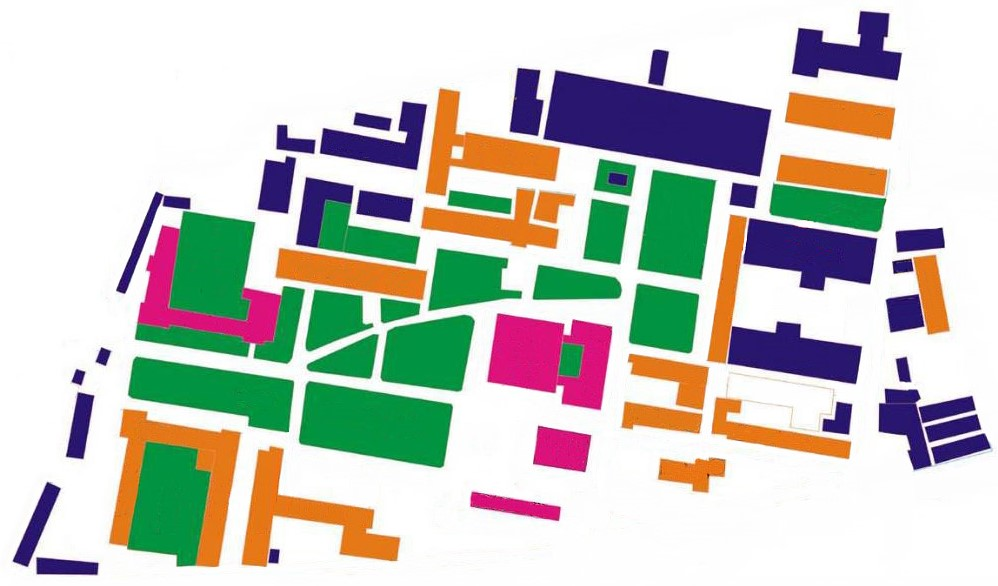
//> input picture ParameterSet/input/hcmut_campus.jpg, 998 x 586 px
$ ./main   (built with g++ and OpenCV 4)
//> lines starting //> are read from the running program, lines starting //| are printed output that depends on the picture; after the words box and inside, x2 and y2 are one past the last pixel; in counts of white or black regions, pixels touching at a corner belong together
#include <opencv2/core.hpp>
#include <opencv2/highgui.hpp>
#include <opencv2/imgcodecs.hpp>
#include <opencv2/opencv.hpp>
#include <iostream>
#include <vector>

#include "NoGPS.h"

std::vector<cv::Point2f> obtainCorners(cv::Mat dst);
void mouseCallback(int event, int x, int y, int flags, void* userData);

std::vector<Point2D> myMap{};
Point2D lostPoint{};

constexpr auto WINDOW = "Localization";

int main() {
	auto img = cv::imread("input/hcmut_campus.jpg");
//> img is the input picture: 586 rows x 998 cols, CV_8UC3; mean B, G, R 192.5, 199.4, 197.7

	cv::Mat gray;
	cvtColor(img, gray, cv::COLOR_BGR2GRAY);
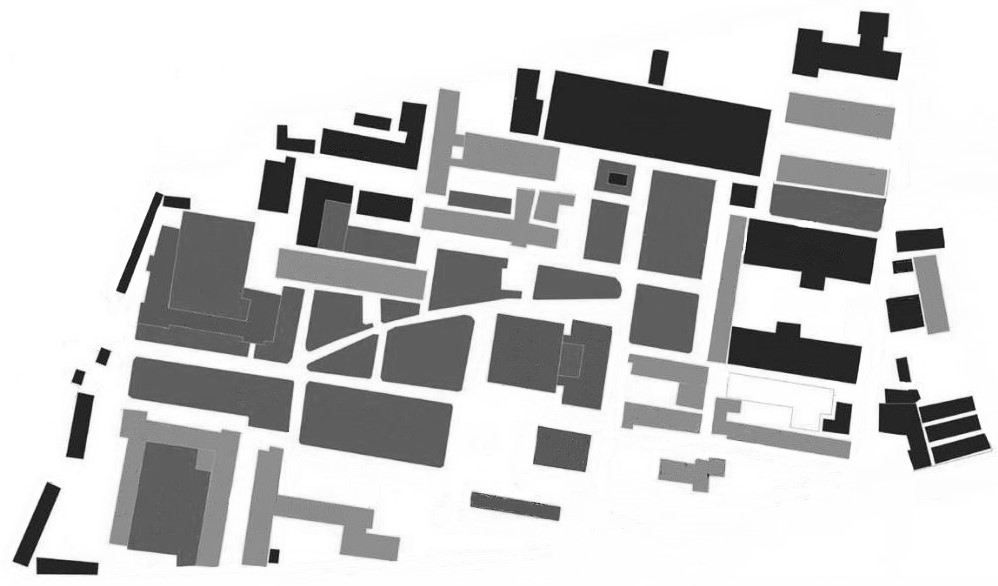
//> gray: 586 rows x 998 cols, CV_8UC1; min 7, max 255, mean 198.1
	gray.convertTo(gray, CV_32FC1);
//> gray: 586 rows x 998 cols, CV_32FC1

	cv::Mat dst = cv::Mat::zeros(gray.size(), CV_32FC1);
	cornerHarris(gray, dst, 2, 3, 0.04);
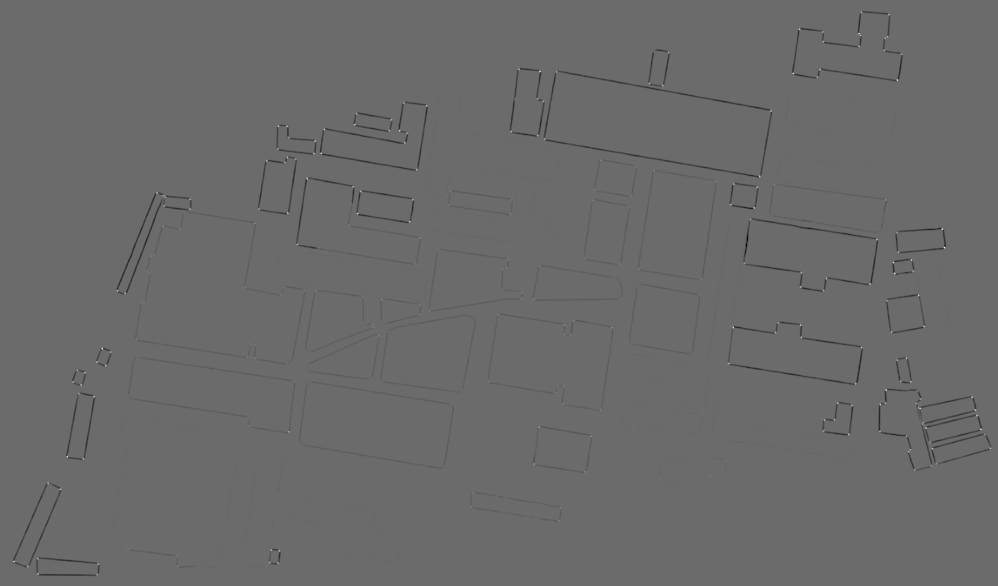
//> dst: 586 rows x 998 cols, CV_32FC1; min -87865968, max 119723712, mean -609022.1; drawn with min black and max white
	//result is dilated for marking the corners, not important
	dilate(dst, dst, cv::Mat(), cv::Point(-1, -1));
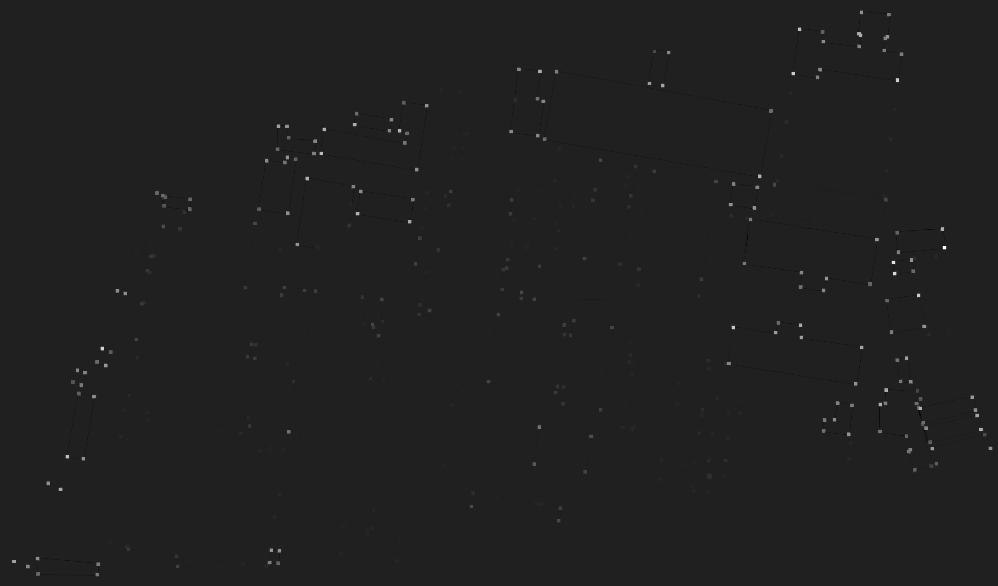
//> dst: 586 rows x 998 cols, CV_32FC1; min -17412906, max 119723712, mean 190913.3; drawn with min black and max white

    // Initialize my map
    const auto corners = obtainCorners(dst);
	for (const auto& corner : corners) {
        myMap.emplace_back(corner.x, corner.y);
    }


    // Threshold for an optimal value, it may vary depending on the image.
    for (int i = 0; i < dst.rows; i++) {
        for (int j = 0; j < dst.cols; j++) {
            if (dst.at<float>(i, j) > 0.01f * dst.at<float>(0, 0)) {
                img.at<cv::Vec3b>(i, j)[0] = 0;
                img.at<cv::Vec3b>(i, j)[1] = 0;
                img.at<cv::Vec3b>(i, j)[2] = 255;
            }
        }
    }


    std::cout << "==================== NO GPS LOCALIZATION ====================== \n";
    cv::namedWindow(WINDOW);
    setMouseCallback(WINDOW, mouseCallback, &img);
    imshow(WINDOW, img);
    cv::waitKey(0);
    cv::destroyAllWindows();

    return 0;
}


std::vector<cv::Point2f> obtainCorners(cv::Mat dst) {
    double minVal, maxVal;
    minMaxLoc(dst, &minVal, &maxVal);
//> minVal = -17412906; maxVal = 119723712

    const auto thresh = 0.01 * maxVal;
//> thresh = 1197237.1
    threshold(dst, dst, thresh, 255, 0);
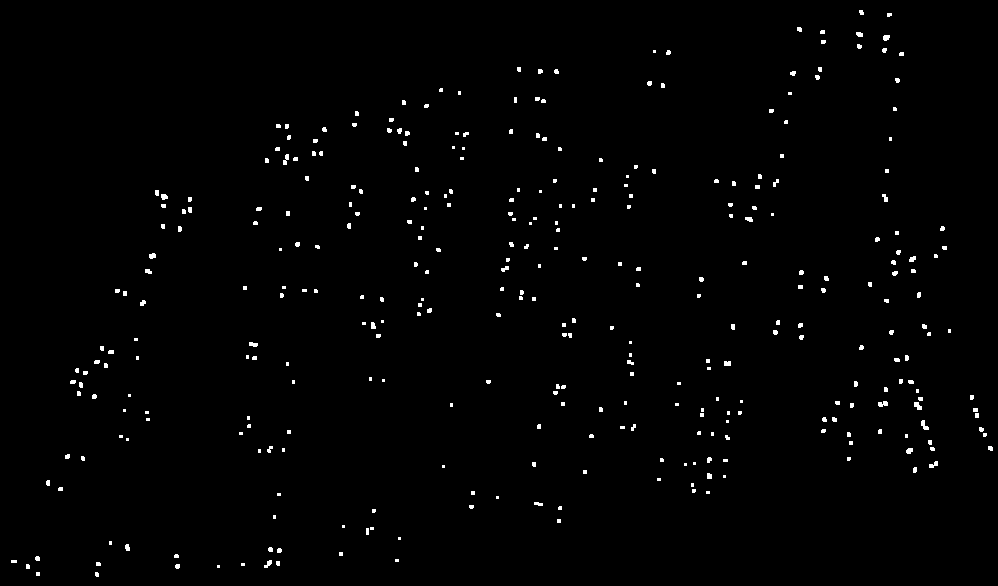
//> dst: 586 rows x 998 cols, CV_32FC1; 1.1% white; 341 white regions (244 under 20 px), largest, box (x1, y1, x2, y2) and area: (878, 401, 888, 407) 45, (921, 420, 929, 430) 45, (914, 402, 922, 410) 44
    dst.convertTo(dst, CV_8UC1);

    // find centroids
    cv::Mat labels, stats, centroids;
    const auto numLabels = connectedComponentsWithStats(dst, labels, stats, centroids);
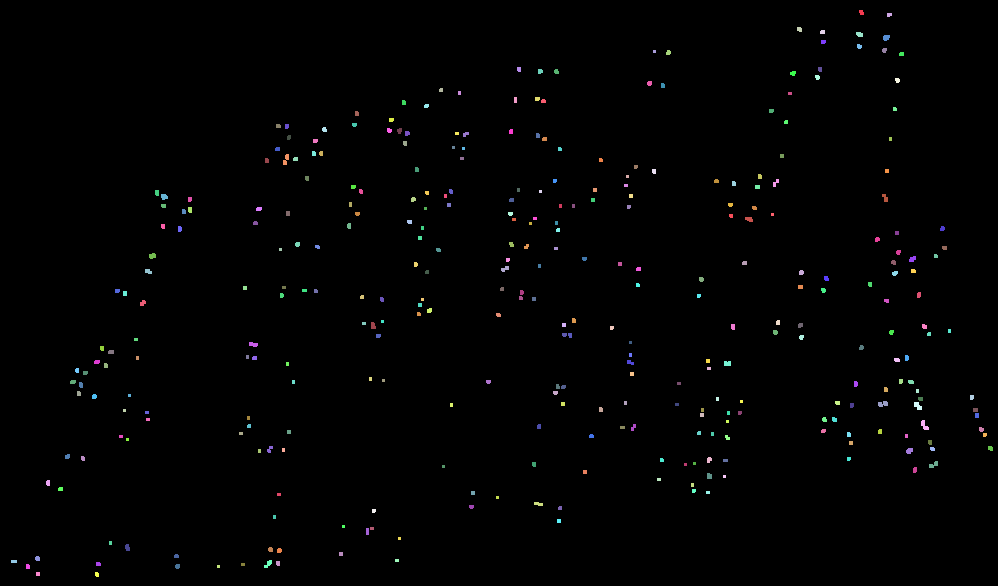
//> labels: 586 rows x 998 cols, CV_32SC1; 342 distinct labels, from 0 to 341; one colour per label, 0 black
//> stats = 342 rows, first 6: [0, 0, 998, 586, 578678], [859, 10, 5, 5, 21], [887, 13, 5, 4, 18], [797, 27, 5, 5, 22], [820, 30, 5, 4, 19], [856, 32, 7, 5, 30]; centroids = 342 pairs, first value 13.5 to 990, second value 12 to 574; numLabels = 342

    // define the criteria to stop and refine the corners
    const auto criteria = cv::TermCriteria(cv::TermCriteria::EPS + cv::TermCriteria::MAX_ITER, 100, 0.001);
    const auto winSize = cv::Size(5, 5);
    const auto zeroZone = cv::Size(-1, -1);
    std::vector<cv::Point2f> corners{};

    for (int i = 1; i < numLabels; i++) {
        if (stats.at<int>(i, cv::CC_STAT_AREA) > 10) {  // filter out small blobs
            const auto centroidX = static_cast<float>(centroids.at<double>(i, 0));
            const auto centroidY = static_cast<float>(centroids.at<double>(i, 1));
            cv::Point2f centroid(centroidX, centroidY);
            corners.push_back(centroid);
        }
    }
//> this loop made 341 passes
//> (centroidX, centroidY) on passes 1, 2, 3, 4, 5, 6, 7, 8, 9, 11, 12, 13: (861, 12), (888.8, 14.33), (799, 28.91), (822.1, 31.58), (859.1, 33.97), (885.8, 37.23), (822.9, 41.42), (858.9, 46), (884, 49.86), (668, 52.14), (901.1, 53.58), (518.6, 68.89)
//> after the loop, corners = 315 Points (x, y), first 12: [861, 12], [888.8, 14.33], [799, 28.91], [822.1, 31.58], [859.1, 33.97], [885.8, 37.23], [822.9, 41.42], [858.9, 46], [884, 49.86], [668, 52.14], [901.1, 53.58], [518.6, 68.89]

    cornerSubPix(dst, corners, winSize, zeroZone, criteria);
//> corners = 315 Points (x, y), first 12: [861, 12], [888.7, 14.41], [799.1, 28.67], [822.1, 31.41], [862.8, 35.09], [882.3, 38.27], [822.9, 41.59], [858.9, 46.47], [883.5, 49.93], [668.5, 52.07], [901.1, 53.41], [518.4, 68.86]
//> (in main, `myMap.emplace_back(corner.x, corner.y);` was passed over: a library is not available in this run)
//> after the loop in main, `for (int i = 0; i < dst.rows; i++)`:
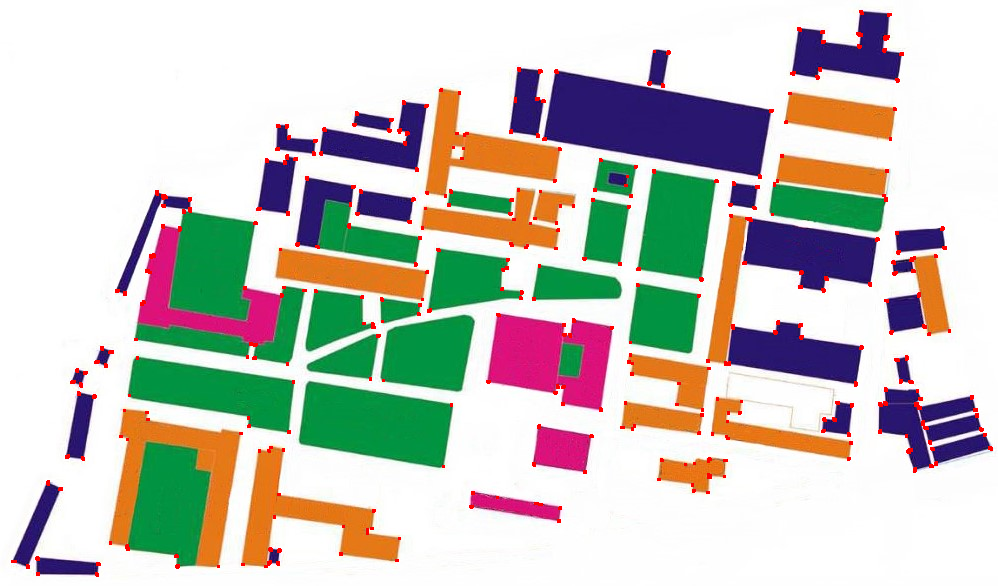
//> img: 586 rows x 998 cols, CV_8UC3; 1.05% of pixels changed, all inside (x1, y1, x2, y2) = (11, 10, 993, 577)

    return corners;
}

void mouseCallback(const int event, const int x, const int y, int flags, void* userData) {
    const auto img = static_cast<cv::Mat*>(userData);

    if (event == cv::EVENT_LBUTTONDOWN) {
        // Clear the old traces
        imshow(WINDOW, *img);

        // Draw on a clone to maintain the clean image
        auto clone = img->clone();

        std::cout << "Lost at: " << x << ' ' << y << '\n';

        lostPoint = Point2D(static_cast<float>(x), static_cast<float>(y));
        vector<Point2D> out;
        const auto results = navigate(myMap, lostPoint, out);

        // The lost point
        circle(clone, cv::Point(x, y), 6, cv::Scalar(0, 0, 0), -1);

        // The visible points
        for (const auto& visible : out) {
            circle(clone, cv::Point(static_cast<int>(visible.x), static_cast<int>(visible.y)),
                6, cv::Scalar(169, 169, 169), -1
            );
        }

        // The found point
        for (const auto& result : results) {
            circle(clone, cv::Point(static_cast<int>(result.x), static_cast<int>(result.y)),
                6, cv::Scalar(255, 255, 0), -1
            );
        }

        imshow(WINDOW, clone);

        std::cout << "\n==================== NO GPS LOCALIZATION ====================== \n";
    }
}
